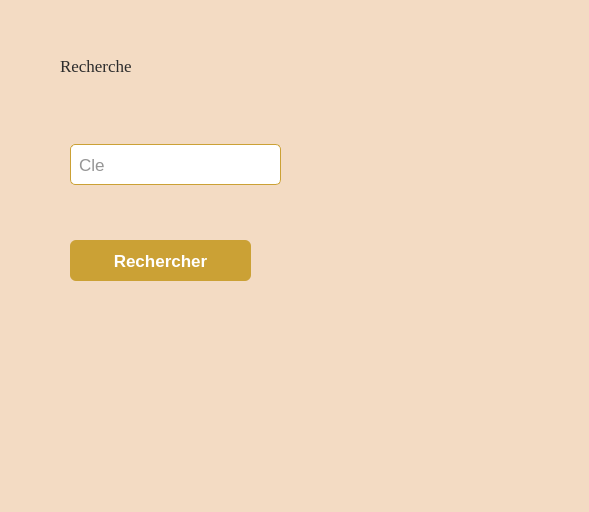
<?xml version="1.0" encoding="UTF-8"?>
<ui version="4.0">
 <class>Dialogrechercher</class>
 <widget class="QDialog" name="Dialogrechercher">
  <property name="geometry">
   <rect>
    <x>0</x>
    <y>0</y>
    <width>589</width>
    <height>512</height>
   </rect>
  </property>
  <property name="windowTitle">
   <string>Dialog</string>
  </property>
  <property name="styleSheet">
   <string notr="true">QWidget {
	background-color: #f3dbc3;
    color: #2C2C2C;
    font-family: &quot;Georgia&quot;;
    font-size: 13pt;
}

QLineEdit, QTextEdit {
    background-color: #FFFFFF;
    color: #2C2C2C;
    border: 1px solid #CBA135;
    border-radius: 5px;
    padding: 6px;
}

QPushButton {
    background-color: #CBA135;
    color: white;
    border: none;
    border-radius: 6px;
    padding: 8px 12px;
    font-weight: bold;
}

QPushButton:hover {
    background-color: #B88B2A;
}


</string>
  </property>
  <widget class="QLabel" name="label">
   <property name="geometry">
    <rect>
     <x>60</x>
     <y>40</y>
     <width>191</width>
     <height>51</height>
    </rect>
   </property>
   <property name="font">
    <font>
     <family>Georgia</family>
     <pointsize>13</pointsize>
    </font>
   </property>
   <property name="text">
    <string>Recherche</string>
   </property>
  </widget>
  <widget class="QLineEdit" name="lineEditCle">
   <property name="geometry">
    <rect>
     <x>70</x>
     <y>144</y>
     <width>211</width>
     <height>41</height>
    </rect>
   </property>
   <property name="styleSheet">
    <string notr="true"/>
   </property>
   <property name="text">
    <string/>
   </property>
   <property name="placeholderText">
    <string>Cle</string>
   </property>
  </widget>
  <widget class="QPushButton" name="pushButton">
   <property name="geometry">
    <rect>
     <x>70</x>
     <y>240</y>
     <width>181</width>
     <height>41</height>
    </rect>
   </property>
   <property name="text">
    <string>Rechercher</string>
   </property>
  </widget>
 </widget>
 <resources/>
 <connections/>
</ui>
